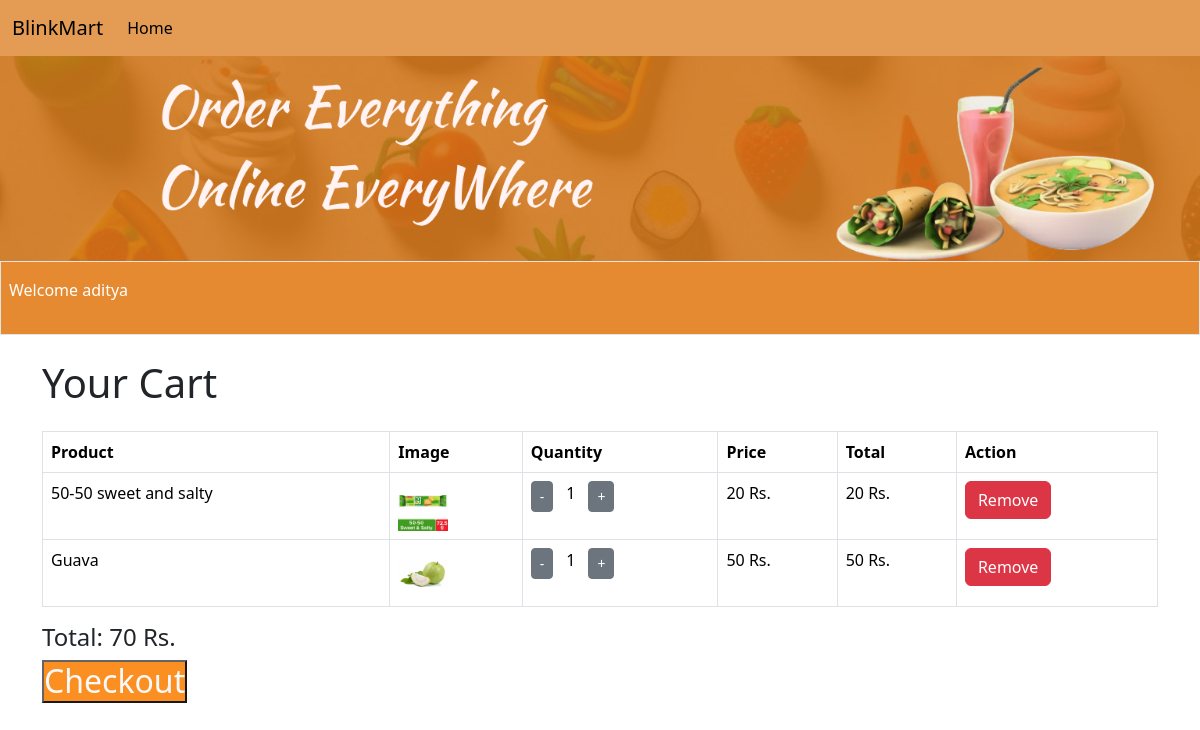
The page /cart.php (signed in) on the database its author committed.
### tables this page shows
CREATE TABLE `cart` (
  `Username` varchar(20) NOT NULL,
  `Product_id` int(11) NOT NULL,
  `Address` varchar(60) NOT NULL,
  `Quantity` int(11) NOT NULL
);

CREATE TABLE `products` (
  `product_id` int(11) NOT NULL,
  `product_title` varchar(100) NOT NULL,
  `product_description` varchar(254) NOT NULL,
  `product_keywords` varchar(254) NOT NULL,
  `category_id` int(11) NOT NULL,
  `brand_id` int(11) NOT NULL,
  `image_1` varchar(255) NOT NULL,
  `image_2` varchar(255) NOT NULL,
  `image_3` varchar(255) NOT NULL,
  `price` float NOT NULL,
  `date` timestamp NOT NULL DEFAULT current_timestamp() ON UPDATE current_timestamp(),
  `status` varchar(100) NOT NULL
);

### cart.php (the view, shortened to what this page needs)
<?php
include("includes/connect.php");
$username = $_SESSION['username'];
$select_cart_query = "SELECT cart.product_id, cart.quantity, cart.address, products.product_title, products.price, products.image_1
                      FROM `cart`
                      JOIN `products` ON cart.product_id = products.product_id
                      WHERE cart.username = '$username'";
$result_cart = mysqli_query($con, $select_cart_query);
$total_price = 0;
?>
<!DOCTYPE html>
<html lang="en">
<head>
    <link rel="stylesheet" href="style.css">
    <link href="https://cdn.jsdelivr.net/npm/bootstrap@5.3.3/dist/css/bootstrap.min.css" rel="stylesheet">
</head>
<body>
<nav class="navbar navbar-expand-lg bg-body-dark">
  <div class="container-fluid">
    <a class="navbar-brand" href="#"><i class="fa-solid fa-bag-shopping"></i> BlinkMart</a>
    <div class="collapse navbar-collapse" id="navbarTogglerDemo02">
      <ul class="navbar-nav me-auto mb-2 mb-lg-0">
        <li class="nav-item">
          <a class="nav-link active" aria-current="page" href="index.php">Home</a>
        </li>
    </div>
  </div>
</nav>
<div class="banner" style="width:100vw; height:20%">
    <img src="project_banner.png" alt="">
</div>
<div class="bg-dark-orange border">
<nav class="navbar navbar-expand-lg">
    <ul class="navbar-nav me-auto ">
        <li class="nav-item">
        <a href="#" class="nav-link">
        <p style="color:white">Welcome <?php echo $_SESSION['username']; ?></p></a>
        </li>
    </ul>
</nav>
</div>
    <div class="container">
        <h1 class="my-4">Your Cart</h1>
        <?php if(mysqli_num_rows($result_cart) > 0): ?>
            <table class="table table-bordered">
                <thead>
                    <tr>
                        <th>Product</th>
                        <th>Image</th>
                        <th>Quantity</th>
                        <th>Price</th>
                        <th>Total</th>
                        <th>Action</th>
                    </tr>
                </thead>
                <tbody>
                    <?php while($row = mysqli_fetch_assoc($result_cart)): ?>
                        <?php
                        $product_id = $row['product_id'];
                        $product_title = $row['product_title'];
                        $product_image = $row['image_1'];
                        $product_price = $row['price'];
                        $quantity = $row['quantity'];
                        $item_total = $product_price * $quantity;
                        $total_price += $item_total;
                        ?>
                        <tr>
                            <td><?php echo htmlspecialchars($product_title); ?></td>
                            <td><img src="product_images/<?php echo $product_image; ?>" alt="<?php echo htmlspecialchars($product_title); ?>" width="50"></td>
                            <td>
                                <div class="d-flex">
                                    <form action="update_cart.php" method="post" style="margin-right: 5px;">
                                        <button type="submit" class="btn btn-secondary btn-sm">-</button>
                                    </form>
                                    <span class="mx-2"><?php echo $quantity; ?></span>
                                    <form action="update_cart.php" method="post" style="margin-left: 5px;">
                                        <button type="submit" class="btn btn-secondary btn-sm">+</button>
                                    </form>
                                </div>
                            </td>
                            <td><?php echo $product_price; ?> Rs.</td>
                            <td><?php echo $item_total; ?> Rs.</td>
                            <td>
                                <a href="remove_from_cart.php?product_id=<?php echo $product_id; ?>" class="btn btn-danger">Remove</a>
                            </td>
                        </tr>
                    <?php endwhile; ?>
                </tbody>
            </table>
            <h4>Total: <?php echo $total_price; ?> Rs.</h4>
           <h2> <form action="checkout.php"><input type="submit" value="Checkout" class ="bg-dark-orange text-light"></form> </h2>
        <?php endif; ?>
    </div>
</body>
</html>

### style.css (style rules this page uses)
* { margin:0; padding:0; box-sizing: border-box; object-fit: contain; max-width: 100vw; }
.banner img { width:15.83in; }
.navbar { background-color: #dc7e20c4; }
.border { border:0.5px white solid; }
.bg-dark-orange { background-color: #fc830b; opacity: 0.9; }
body { overflow-x: hidden; }

### rows shown on the page
cart: Product.product_title "50-50 sweet and salty", Product.image_1 (picture), Quantity "1", Product.price "20"
cart: Product.product_title "Guava", Product.image_1 (picture), Quantity "1", Product.price "50"

### other values the page prints
$_SESSION['username'] "aditya"
$total_price "70"
